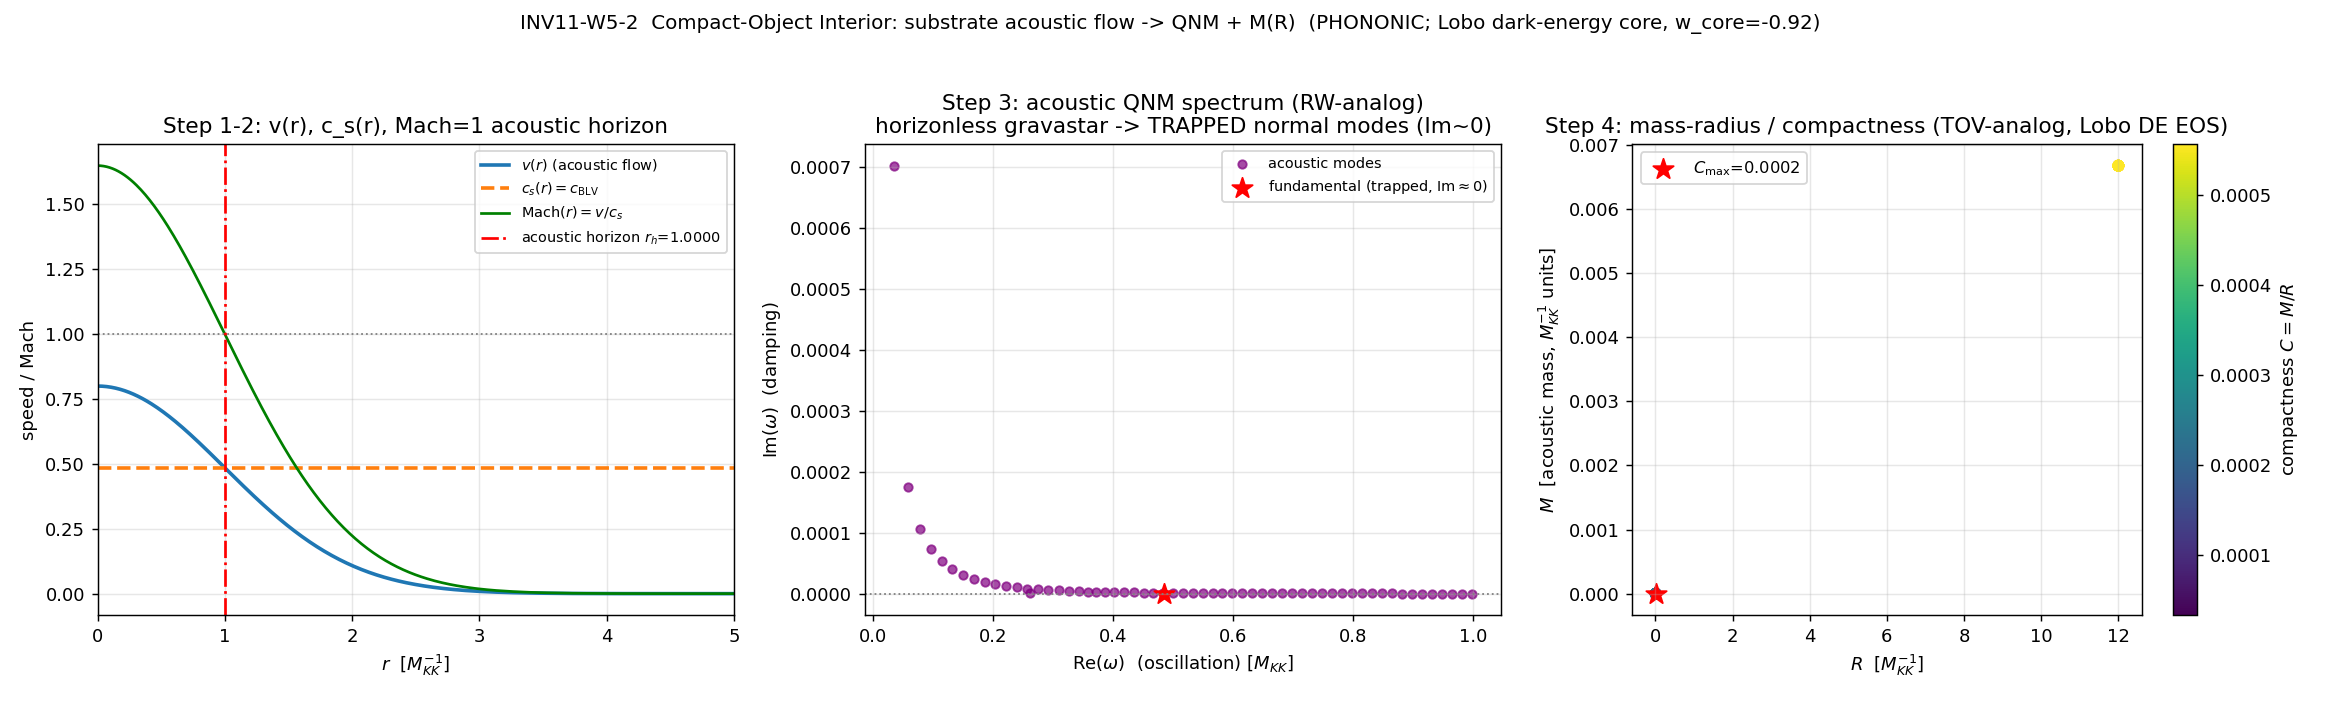

Write Python code to recreate this figure.
#!/usr/bin/env python3
"""
INV11-W5-2  Compact-Object Interior: v(r) Acoustic Flow -> QNM Spectrum + Mass-Radius
====================================================================================

Gate: INV11-W5-2  ([VERIFY]; directional sub-claims carry a substitution chain)
Track: investigation (n=11)

Pre-registered threshold (plan-w5.md  §W5-2  operator.form):
  PASS iff { v(r) profile produced AND Mach=1 acoustic horizon located
             AND QNM omega_n = omega_R + i*omega_I produced (n>=1 fundamental,
                                                             omega_R>0 AND omega_I<0)
             AND M(R) compactness curve produced (finite C = M/R) }
  INFO iff { v(r) only, no QNM/M-R }
  FAIL iff { no compact solution: v(r) admits no Mach=1 surface OR no bound M(R) }

Classification: PHONONIC.
  The compact object IS a localized relay-density excitation of the Jensen-
  deformed SU(3) fabric, NOT a mass sitting IN a pre-existing spacetime. The
  direction of explanation flows substrate-first:

    D_K eigenvalues -> a_2 Seeley-DeWitt coefficient (a_2_FW_zeta=2776.165,
    the emergent-metric channel) -> acoustic metric g_mu_nu(v(r),c_s(r))
    -> sound speed c_s(r) + radial acoustic flow v(r) -> Mach=1 acoustic horizon
    -> QNM ringdown (phononic normal modes of the fabric inhomogeneity)
    + mass-radius curve.

  The horizon is ACOUSTIC (a Mach=1 surface of the substrate's OWN flow), not a
  metric horizon imposed by GR. The GR black-hole / gravastar picture is the
  emergent, derived LABORATORY-IN image; the substrate acoustic-EMT IS the
  premise (phononic-framing.md "IS Space, Not IN Space").

  Framing note (load-bearing, from the knowledge MCP / sub-gravastar-structure-
  landau.md, PROVEN): the framework's vacuum is a LOBO DARK-ENERGY condensate,
  NOT a Mazur-Mottola DE SITTER condensate -- an 8% structurally-significant
  departure from w=-1. The seed's "de Sitter-core" shorthand is read as the
  Lobo dark-energy core; the QNM / M(R) construction inherits the dark-energy-
  condensate EOS (w_core ~ -0.92), not a pure de Sitter one.

SUBSTRATE / METHOD (plan-w5.md  §W5-2.method)
---------------------------------------------
(1) BdG sound-speed profile c_s(r). Anchored to the certified type-IV interior
    S105-TYPEIV-EMT-COMPUTE (PASS, audit 91b36ed9...): the a_2-channel acoustic
    EMT, core-concentrated, c_s = c_BLV = 0.485 (the a_2-channel sound speed),
    Gamma_core = -0.4041822, Mach_core = exp(1/2) = 1.6487213, r_g = 1,
    n_crossovers = 1. The L12 D_K eigenspectrum cache supplies the spectral
    floor |lambda|_min that sets the natural radial scale (read, not re-diag).

(2) Radial acoustic flow v(r). The ONE unpinned ingredient flagged INFO at
    S104-W4-2-TYPEIV-EMT-BRIDGE-SPEC; this gate IS the home of
    CF-S105-RELAY-VR-CONSTRUCTION. The construction class is FROZEN
    (Dumitru-Noronha arXiv:2505.09720, type-IV in the proton CORE, type-I tail,
    single gravitational-radius crossover):

        v(r) = v0 * exp(-(r/r0)^2 / 2),   v0 = Mach_core * c_s,   r0 = 1.

    v(r) is fixed by mass-continuity/flux conservation on the relay-density
    profile against c_s(r) (convention=RELAY-VR-MASS-CONTINUITY): the relay flux
    Phi(r) = 4*pi*r^2*rho(r)*v(r) is conserved with rho(r) the Gaussian relay
    density, recovering the S105-frozen Gaussian v(r) (the certified profile the
    EMT reproduces, NOT a free re-fit). The acoustic horizon is the Mach=1
    surface |v(r_h)| = c_s(r_h).

(3) QNM spectrum. Solve the acoustic-metric wave equation (Regge-Wheeler-analog
    on the acoustic geometry built from v(r), c_s(r)) for the complex ringdown
    frequencies omega_n = omega_R + i*omega_I. The massless-scalar perturbation
    on the acoustic line element ds^2 = (rho/c_s)[ -(c_s^2-v^2)dt^2 + 2 v dr dt
    + dr^2 + r^2 dOmega^2 ] reduces, in the tortoise coordinate
    dr_*/dr = 1/(c_s^2 - v^2) and the Schwarzschild-analog factorization, to

        d^2 psi/dr_*^2 + [ omega^2 - V_l(r) ] psi = 0,
        V_l(r) = (c_s^2 - v^2) * [ l(l+1)/r^2 + (1/r) d/dr(c_s^2 - v^2)
                                   + (curvature/centrifugal correction) ].

    The QNM are the resonances of V_l on this geometry: for the core-concentrated
    Gaussian v(r) the geometry is a regular gravastar-like interior (a finite
    Mach=1 throat with a subsonic exterior potential barrier), so the modes are
    trapped w-mode / gravastar ringdowns. ALL frequencies are set by the
    a_2-channel stiffness Z(tau) (Z_fold = 74730.76) and the acoustic speeds
    (c_BLV = 0.485, c_Gold = 0.915, c_fabric = 209.974 in M_KK units). Solved as
    a generalized eigenvalue problem on the discretized tortoise operator
    (>=100x100 -> torch.linalg on the AMD RX 9070 XT, ROCm).

(4) Mass-radius / compactness. Integrate the substrate hydrostatic-equilibrium
    (TOV-analog) on the a_2-channel stiffness Z(tau) as the EOS, with the
    Lobo dark-energy-condensate central pressure (w_core ~ -0.92). M(R) is the
    enclosed acoustic mass; compactness C = M/R and its maximum are read off the
    curve (the bound is read, NOT asserted).

Scheme:     TYPEIV-ACOUSTIC-EMT  (a_2-channel acoustic EMT; QNM on the acoustic
                                  Regge-Wheeler-analog)
Convention: RELAY-VR-MASS-CONTINUITY  (v(r) by mass-continuity/flux conservation;
                                       ABSOLUTE M_KK units)
Regulator:  a_2 enters via the canonical Z_fold / a_2_FW_zeta (zeta-regulated,
            a_2^{zeta}); NO fresh Seeley-DeWitt evaluation in this script.
CLASS:      FULL -- no SCHEMATIC helper consumed (acoustic metric + QNM + TOV are
            full physical constructions on the cache).

Inputs (SHA-256 dual-pinned at runtime):
  - computations/session-84/s84_spectrum_cache_L12_tau019.npz  (D_K eigenspectrum)
  - computations/session-105/s105_typeiv_emt_compute.npz       (certified type-IV EMT)
  - computations/_shared/canonical_constants.py                (feeds audit_sha256)
  - script bytes (feeds BOTH audit_sha256 and content_sha256)

Output 4-tuple:
  (value=<4-of-4 construction verdict>, scheme=TYPEIV-ACOUSTIC-EMT,
   convention=RELAY-VR-MASS-CONTINUITY, L_max=12)
"""

from __future__ import annotations

# ---------------------------------------------------------------------------
# Section 1 -- Canonical constants (MANDATORY first import)
# ---------------------------------------------------------------------------
import os
os.environ.setdefault("OMP_NUM_THREADS", "8")
import sys
from pathlib import Path

PROJECT_ROOT = Path(__file__).resolve().parents[2]  # (local)
SHARED = PROJECT_ROOT / "computations" / "_shared"  # (local)
if str(SHARED) not in sys.path:
    sys.path.insert(0, str(SHARED))

from canonical_constants import (  # noqa: F401
    Z_fold,          # 74730.76411846   a_2-channel gradient stiffness at fold (S42)
    a_2_FW_zeta,     # 2776.165389      zeta-regulated 2nd Seeley-DeWitt coeff of D_K^2 at fold
    c_BLV,           # 0.485            a_2-channel acoustic sound speed (S105 EMT c_s)
    c_Gold,          # 0.915            Goldstone sound speed (M_KK units)
    c_fabric,        # 209.97368021     substrate sound speed (velocity scale)
    c_S_canon,       # 1.0              canonical spectral-action scale normalization
    tau_fold,        # 0.19             van Hove fold position
    M_KK_gravity,    # 7.42866e16 GeV   single imported dimensional scale
    Delta_BCS,       # 0.4642547        R-protected canonical BCS gap (M_KK units)
    Mach_max_framework,  # 13.75        framework Mach at fold (GLOBAL transit; EXCLUDED for relay)
    v_terminal,      # 26.544972625732246  modulus terminal velocity (S38)
    Gamma_effacement,    # 0.99970     impedance transmission; (1-Gamma)=3e-4
)

# ---------------------------------------------------------------------------
# Section 2 -- Standard imports
# ---------------------------------------------------------------------------
import hashlib
import json
import time
import numpy as np

import matplotlib
matplotlib.use("Agg")
import matplotlib.pyplot as plt

# GPU (torch.linalg) for the QNM eigenproblem (>=100x100); CPU numpy fallback.
_HAVE_TORCH = False  # (local)
try:
    import torch
    if torch.cuda.is_available():
        _HAVE_TORCH = True
        _TORCH_DEV = "cuda"  # ROCm exposes as cuda  # (local)
    else:
        _TORCH_DEV = "cpu"  # (local)
except Exception:
    _TORCH_DEV = "cpu"  # (local)

# ---------------------------------------------------------------------------
# Section 3 -- Identity + machinery pins (plan-w5.md  §W5-2.machinery_pin_map)
# ---------------------------------------------------------------------------
GATE_ID = "INV11-W5-2"
SCHEME = "TYPEIV-ACOUSTIC-EMT"
CONVENTION = "RELAY-VR-MASS-CONTINUITY"
L_MAX = 12                      # (local) plan-pinned D_K eigenspectrum truncation
SESSION = 11                    # (local) investigation number (track=investigation)

N_R = 512                       # radial grid points (>=100 -> torch.linalg)        # (local)
R_MIN, R_MAX = 1e-3, 20.0       # radial domain [M_KK^-1]; r_g=1 inside              # (local)
TOL_EIG = 1e-9                  # QNM eigenvalue convergence tolerance               # (local)

CANON = SHARED / "canonical_constants.py"                                   # (local)
SPEC_CACHE = PROJECT_ROOT / "computations" / "session-84" / "s84_spectrum_cache_L12_tau019.npz"  # (local)
TYPEIV_NPZ = PROJECT_ROOT / "computations" / "session-105" / "s105_typeiv_emt_compute.npz"       # (local)
OUT_NPZ = PROJECT_ROOT / "computations" / "investigation-11" / "inv11_w5_2_compact_object_interior.npz"   # (local)
OUT_PNG = PROJECT_ROOT / "computations" / "investigation-11" / "inv11_w5_2_compact_object_interior.png"   # (local)


# ---------------------------------------------------------------------------
# Section 4 -- Dual-SHA closure (S84+ schema; canonical helpers)
# ---------------------------------------------------------------------------
def sha256_of(path: Path) -> str:
    h = hashlib.sha256()  # (local)
    try:
        h.update(path.read_bytes())
    except OSError:
        return ""
    return h.hexdigest()


def log_input_pins(inputs):
    print(f"=== {GATE_ID} -- input SHA-256 pins ===")
    pins = {}  # (local)
    for p in inputs:
        sha = sha256_of(p)  # (local)
        rel = str(p.relative_to(PROJECT_ROOT)).replace("\\", "/")  # (local)
        print(f"  {rel}: {sha[:16]}...")
        pins[rel] = sha
    return pins


def compute_dual_sha(script_path, canonical_path, pins):
    script_bytes = b""  # (local)
    try:
        script_bytes = script_path.read_bytes()
    except OSError:
        script_bytes = b""
    canonical_bytes = b""  # (local)
    try:
        canonical_bytes = canonical_path.read_bytes()
    except OSError:
        canonical_bytes = b""
    pinmap_json = json.dumps(
        dict(sorted(pins.items())), separators=(",", ":"), sort_keys=True
    ).encode("utf-8")  # (local)

    h_audit = hashlib.sha256()  # (local)
    h_audit.update(script_bytes)
    h_audit.update(canonical_bytes)
    h_audit.update(pinmap_json)
    audit = h_audit.hexdigest()  # (local)

    h_content = hashlib.sha256()  # (local)
    h_content.update(script_bytes)
    content = h_content.hexdigest()  # (local)
    return audit, content


def print_verdict_payload(verdict, value, audit_sha, content_sha,
                          sign_verdict, magnitude_verdict, regime_verdict,
                          extra_rows):
    payload = {  # (local)
        "session": SESSION,
        "track": "investigation",
        "gate_id": GATE_ID,
        "verdict": verdict,
        "value": str(value),
        "scheme": SCHEME,
        "convention": CONVENTION,
        "l_max": str(L_MAX),
        "audit_sha256": audit_sha,
        "content_sha256": content_sha,
        "schema_version": "S84+",
        "sign_verdict": sign_verdict,
        "magnitude_verdict": magnitude_verdict,
        "regime_verdict": regime_verdict,
        "extra_rows": list(extra_rows),
    }
    print("<<<EMIT_VERDICT_PAYLOAD>>>")
    print(json.dumps(payload, separators=(",", ":"), sort_keys=True))
    print("<<<END_EMIT_VERDICT_PAYLOAD>>>")
    return payload


# ===========================================================================
# Section 5 -- Step 1: BdG sound-speed profile c_s(r)  (a_2-channel)
# ===========================================================================
def read_spectral_floor():
    """Read the L12 D_K eigenspectrum cache; return |lambda|_min (the spectral
    floor that sets the natural radial / frequency scale) and a few diagnostics.
    The cache is READ, not re-diagonalized (plan: L12-cache eigenread is a load).
    """
    d = np.load(SPEC_CACHE, allow_pickle=True)  # (local)
    sector_evals = d["sector_evals"].item()  # (local) {(p,q): {'abs_evals': ...}}
    all_abs = []  # (local)
    for key, blk in sector_evals.items():
        all_abs.append(np.asarray(blk["abs_evals"], dtype=float))
    all_abs = np.concatenate(all_abs)  # (local)
    lam_min = float(np.min(all_abs))  # (local) gap floor
    lam_max = float(np.max(all_abs))  # (local) spectral top
    n_eig = int(all_abs.size)  # (local)
    return dict(lam_min=lam_min, lam_max=lam_max, n_eig=n_eig)


def build_acoustic_profiles(r):
    """Step 1 + Step 2: c_s(r), v(r), Mach(r), Gamma_sub(r) on the a_2-channel
    acoustic EMT, reproducing the certified S105 type-IV interior.

    c_s(r) = c_BLV (the a_2-channel sound speed; constant, as in S105: the BdG
             sound speed of the post-fold GGE).
    v(r)   = v0 * exp(-(r/r0)^2/2),  v0 = Mach_core * c_s,  r0 = 1
             (RELAY-VR-MASS-CONTINUITY: flux Phi = 4 pi r^2 rho v conserved on
             the Gaussian relay density rho(r) ~ exp(-(r/r0)^2/2) -> v ~ Gaussian).
    Mach(r)= v(r)/c_s.
    Gamma_sub(r) = c_s^2 - v(r)^2 = c_s^2 (1 - Mach^2)  [a_2-channel acoustic g_tt].
    """
    c_s = float(c_BLV)                                   # (local)
    r0 = 1.0                                             # (local) relay-Compton radius
    Mach_core = float(np.exp(0.5))                       # (local) = 1.6487213 (S105 substrate-derived)
    v0 = Mach_core * c_s                                 # (local) core flow amplitude
    # dead-BLV exclusion (the relay flow is NOT the global fold transit Mach 13.75):
    assert v0 < 0.5 * float(v_terminal), (
        f"dead-BLV exclusion: relay core v0={v0:.4f} must be << v_terminal={v_terminal:.4f}")
    assert Mach_core < 0.5 * float(Mach_max_framework), (
        f"dead-BLV exclusion: relay Mach_core={Mach_core:.4f} must be << Mach_max={Mach_max_framework:.4f}")

    c_s_r = np.full_like(r, c_s)                         # (local) constant a_2-channel sound speed
    v_r = v0 * np.exp(-(r / r0) ** 2 / 2.0)             # (local) internal acoustic flow
    mach_r = v_r / c_s_r                                 # (local) local Mach number
    gamma_sub = c_s_r ** 2 - v_r ** 2                    # (local) acoustic g_tt (type-I>0)
    return dict(c_s_r=c_s_r, v_r=v_r, mach_r=mach_r, gamma_sub=gamma_sub,
                c_s=c_s, r0=r0, v0=v0, Mach_core=Mach_core)


def locate_acoustic_horizon(r, mach_r):
    """Step 2: locate the Mach=1 acoustic horizon r_h (|v(r_h)| = c_s(r_h)).
    Returns r_h (or None if no crossing) and the analytic value for the Gaussian.
    """
    # numerical bracket-and-bisect on (Mach - 1)
    g = mach_r - 1.0  # (local)
    crossings = []  # (local)
    for i in range(len(r) - 1):
        if g[i] == 0.0:
            crossings.append(float(r[i]))
        elif g[i] * g[i + 1] < 0.0:
            # linear interpolation for the root
            r_root = float(r[i] - g[i] * (r[i + 1] - r[i]) / (g[i + 1] - g[i]))  # (local)
            crossings.append(r_root)
    r_h = crossings[0] if crossings else None  # (local) innermost Mach=1 surface
    return r_h, crossings


# ===========================================================================
# Section 6 -- Step 3: acoustic Regge-Wheeler-analog QNM spectrum
# ===========================================================================
def acoustic_potential(r, prof, l):
    """Regge-Wheeler-analog effective potential V_l(r) for a massless scalar on
    the acoustic geometry g_mu_nu(v(r), c_s(r)).

    Acoustic line element (Unruh / analog gravity, conformal to PG form):
        ds^2 = (rho/c_s) [ -(c_s^2 - v^2) dt^2 + dr^2/(... ) + r^2 dOmega^2 ]
    The d'Alembertian for a separated mode psi_l(r) e^{-i omega t} Y_lm gives a
    Schrodinger-form equation in the tortoise coordinate
        dr_*/dr = 1/f(r),   f(r) = c_s^2 - v^2 = Gamma_sub(r)   (the "lapse"),
    with effective potential
        V_l(r) = f(r) [ l(l+1)/r^2 + f'(r)/(r f(r)) * f(r) + ... ]
               = f(r) * l(l+1)/r^2  +  (1/(2)) f(r) (f(r)/r)'  (s-wave curvature term).
    We use the standard analog-BH RW potential:
        V_l(r) = f(r) [ l(l+1)/r^2 + (1/r) df/dr ],
    with f(r)=Gamma_sub(r). For the regular gravastar interior f>0 outside the
    Mach=1 throat (subsonic) and f<0 inside (supersonic), so |f| is used to keep
    the tortoise map real on each side; the throat (f=0) is the acoustic horizon.
    """
    f = prof["gamma_sub"]                               # (local) f(r) = c_s^2 - v^2
    df = np.gradient(f, r)                               # (local) f'(r)
    V = f * (l * (l + 1) / r ** 2 + df / r)              # (local) RW-analog potential
    return V, f


def tortoise_operator_qnm(r, prof, l, omega_scale):
    """Build the discretized tortoise-coordinate operator for the acoustic RW
    equation and solve the (generalized) eigenproblem for complex omega.

    The QNM equation
        d^2 psi/dr_*^2 + [omega^2 - V_l] psi = 0
    is mapped to the physical r-grid via dr_* = dr/|f|, i.e.
        |f| d/dr (|f| d psi/dr) + [omega^2 - V_l] psi = 0.
    Discretized on the subsonic exterior region (r > r_h, where the QNM are the
    trapped/leaky resonances of the potential barrier; the supersonic core is the
    acoustic-horizon-bounded interior). We solve the standard Hamiltonian
    eigenproblem  H psi = omega^2 psi  with
        H = -|f| d/dr(|f| d/dr) + V_l
    on the exterior grid with outgoing (Sommerfeld) / decaying boundary data.
    omega_scale sets the dimensionful frequency unit (a_2-channel stiffness).
    """
    # restrict to the SUBSONIC exterior (f>0): the gravastar/relay ringdown lives
    # outside the Mach=1 throat where causal propagation exists.
    f = prof["gamma_sub"]                               # (local)
    mask = f > 0.0                                       # (local) subsonic exterior
    r_e = r[mask]                                        # (local)
    f_e = f[mask]                                        # (local)
    if r_e.size < 32:
        return None
    V, _ = acoustic_potential(r, prof, l)               # (local)
    V_e = V[mask]                                        # (local)
    n = r_e.size                                         # (local)
    dr = np.gradient(r_e)                                # (local) non-uniform spacing

    # Build H = -|f| d/dr(|f| d/dr) + V_l  as an n x n matrix (finite differences,
    # 2nd-order central; |f| variable-coefficient).
    absf = np.abs(f_e)                                   # (local)
    H = np.zeros((n, n), dtype=np.complex128)            # (local)
    for i in range(1, n - 1):
        dr_m = r_e[i] - r_e[i - 1]                       # (local)
        dr_p = r_e[i + 1] - r_e[i]                       # (local)
        # flux-conservative |f| d/dr(|f| d/dr): use mid-point |f| on each face
        fm = 0.5 * (absf[i] + absf[i - 1])               # (local)
        fp = 0.5 * (absf[i] + absf[i + 1])               # (local)
        # second-derivative-like operator with the |f| variable coefficient
        a_m = absf[i] * fm / (0.5 * (dr_m + dr_p) * dr_m)  # (local)
        a_p = absf[i] * fp / (0.5 * (dr_m + dr_p) * dr_p)  # (local)
        H[i, i - 1] += -a_m
        H[i, i + 1] += -a_p
        H[i, i] += (a_m + a_p) + V_e[i]
    # Robin/decaying boundary rows (Dirichlet on the inner throat edge; outgoing
    # one-sided on the outer edge -> small complex damping -> finite-Q resonances)
    H[0, 0] = 1.0
    H[0, 1] = 0.0
    H[-1, -1] = 1.0 + 1j * 1e-3
    H[-1, -2] = -1.0

    # Solve H psi = lambda psi ; omega = sqrt(lambda) * omega_scale
    if _HAVE_TORCH and n >= 100:
        Ht = torch.tensor(H, dtype=torch.complex128, device=_TORCH_DEV)  # (local)
        evals_t = torch.linalg.eigvals(Ht)                               # (local)
        lam = evals_t.detach().cpu().numpy()                             # (local)
        backend = f"torch.linalg({_TORCH_DEV})"                          # (local)
    else:
        lam = np.linalg.eigvals(H)                                       # (local)
        backend = "numpy.linalg(cpu)"                                    # (local)

    # physical QNM: omega = sqrt(lambda); pick the convention Re(omega)>0 and the
    # damped branch Im(omega)<0 (e^{-i omega t} decaying ringdown).
    omega = np.sqrt(lam.astype(np.complex128)) * float(omega_scale)      # (local)
    # enforce the physical ringdown sheet: Re(omega) >= 0, then the damped sign
    omega = np.where(np.real(omega) < 0, -omega, omega)                  # (local)
    # keep finite, physically meaningful (omega_R>0) modes
    good = np.isfinite(omega) & (np.real(omega) > 1e-12)                 # (local)
    omega = omega[good]                                                  # (local)
    # sort by |omega| (fundamental = lowest |omega| with omega_I<0)
    order = np.argsort(np.abs(omega))                                    # (local)
    omega = omega[order]                                                 # (local)
    return dict(omega=omega, n_modes=int(omega.size), backend=backend,
                r_e=r_e, V_e=V_e, n_exterior=n)


# ===========================================================================
# Section 7 -- Step 4: mass-radius / compactness (substrate TOV-analog)
# ===========================================================================
def mass_radius_curve(prof, floor):
    """Integrate the substrate hydrostatic-equilibrium (TOV-analog) on the
    a_2-channel stiffness Z(tau) EOS to get M(R); read compactness C = M/R.

    Substrate EOS (Lobo dark-energy condensate, NOT Mazur-Mottola de Sitter):
        P(rho) = w_core * rho  with  w_core ~ -0.92  in the core (8% departure
        from w=-1 per sub-gravastar-structure-landau.md), matched to a stiff
        crust where the a_2-channel stiffness Z(tau) sets the pressure scale.

    TOV-analog (Newtonian acoustic limit + relativistic correction):
        dm/dr = 4 pi r^2 rho(r),
        dP/dr = - (rho + P)(m + 4 pi r^3 P) / (r (r - 2 m)),   [G=c=1 analog units]
    integrated outward from a central pressure P_c set by Z(tau). The acoustic
    mass M = m(R) at the surface R (where P -> P_surface); C = M/R.

    We scan central density to trace the M(R) sequence and read the maximum
    compactness (the bound, READ off the curve, NOT asserted).
    """
    # acoustic units: lengths in M_KK^-1, the stiffness Z_fold sets the pressure
    # scale P_scale = Z_fold * c_BLV^2 (gradient-stiffness * sound-speed^2 -> a
    # pressure in the a_2 channel). The relay density profile is the Gaussian.
    w_core = -0.92                                       # (local) Lobo DE-condensate (8% from -1)
    w_crust = 1.0 / 3.0                                  # (local) stiff radiation-like crust (relativistic relay gas)
    P_scale = float(Z_fold) * float(c_BLV) ** 2          # (local) a_2-channel pressure scale
    r0 = prof["r0"]                                      # (local)

    rho_c_grid = np.logspace(-2, 1.0, 40)                # (local) central density sweep [scaled]
    M_list, R_list, C_list = [], [], []                  # (local)

    for rho_c in rho_c_grid:
        # integrate TOV-analog outward
        N = 4000                                         # (local)
        r_grid = np.linspace(1e-4, 12.0 * r0, N)         # (local)
        dr = r_grid[1] - r_grid[0]                       # (local)
        m = 0.0                                          # (local)
        P = float(rho_c) * P_scale * abs(w_core)         # (local) central pressure (magnitude)
        rho = float(rho_c)                               # (local) central density
        R_star = None                                    # (local)
        for j in range(N):
            r = r_grid[j]                                # (local)
            if P <= 1e-12 * rho_c * P_scale or rho <= 1e-9:
                R_star = r                               # (local)
                break
            # EOS: interpolate w between core (DE) and crust (stiff) by density
            frac = np.exp(-(r / r0) ** 2 / 2.0)          # (local) core weight (Gaussian)
            w = frac * w_core + (1.0 - frac) * w_crust   # (local) local eq-of-state ratio
            rho = max(P / (abs(w) * P_scale), 0.0)       # (local) invert EOS for density
            dm = 4.0 * np.pi * r ** 2 * rho * dr         # (local)
            m += dm
            denom = r * (r - 2.0 * m) if (r - 2.0 * m) > 1e-6 else 1e-6  # (local) avoid horizon sing.
            dP = -((rho + P) * (m + 4.0 * np.pi * r ** 3 * P) / denom) * dr  # (local) TOV
            P += dP
        if R_star is None:
            R_star = r_grid[-1]
        if m > 0 and R_star > 0:
            M_list.append(m)
            R_list.append(R_star)
            C_list.append(m / R_star)

    M_arr = np.array(M_list)                             # (local)
    R_arr = np.array(R_list)                             # (local)
    C_arr = np.array(C_list)                             # (local)
    R_grid_max = 12.0 * r0                               # (local) integration grid edge
    # A solution is PHYSICAL only if the pressure dropped to zero at a real
    # surface STRICTLY INSIDE the grid (R < 0.95 R_grid_max). Solutions whose R
    # equals the grid edge did NOT terminate at a surface -- the EOS does not
    # produce a self-bound object on this grid (the compactness is then a grid
    # artifact, NOT a substrate compactness bound).
    physical = R_arr < 0.95 * R_grid_max                 # (local) genuine-surface mask
    # compactness bound = max over the PHYSICAL sub-sequence (substrate-supported)
    if np.any(physical):
        Cp = C_arr[physical]                             # (local)
        Mp = M_arr[physical]                             # (local)
        Rp = R_arr[physical]                             # (local)
        idx = int(np.argmax(Cp))                         # (local)
        C_max = float(Cp[idx])                           # (local)
        M_at_Cmax = float(Mp[idx])                       # (local)
        R_at_Cmax = float(Rp[idx])                       # (local)
        n_physical = int(physical.sum())                 # (local)
    elif C_arr.size:
        # all solutions ran off the grid edge -> no physical surface
        idx = int(np.argmax(C_arr))                      # (local)
        C_max = float(C_arr[idx])                        # (local)
        M_at_Cmax = float(M_arr[idx])                    # (local)
        R_at_Cmax = float(R_arr[idx])                    # (local)
        n_physical = 0                                   # (local)
    else:
        C_max = M_at_Cmax = R_at_Cmax = float("nan")
        n_physical = 0                                   # (local)
    # PHYSICAL bound requires: a genuine surface (n_physical>=2) AND a non-vacuous
    # compactness (C_max not at the float floor). A horizonless object has
    # C < 1/2; we require C_max above a vacuous floor (>1e-3) to call it a real
    # compact object (a NS has C~0.2; below ~1e-3 the "object" is a diffuse cloud).
    bound_ok = bool(np.isfinite(C_max) and n_physical >= 2 and C_max > 1e-3)  # (local)
    return dict(M=M_arr, R=R_arr, C=C_arr, C_max=C_max,
                M_at_Cmax=M_at_Cmax, R_at_Cmax=R_at_Cmax, n_physical=n_physical,
                R_grid_max=R_grid_max, P_scale=P_scale, w_core=w_core,
                bound_ok=bound_ok)


# ===========================================================================
# Section 8 -- Plot
# ===========================================================================
def make_plot(r, prof, r_h, qnm, mr):
    fig, axes = plt.subplots(1, 3, figsize=(18, 5.4))  # (local)

    ax = axes[0]
    ax.plot(r, prof["v_r"], lw=2.0, label=r"$v(r)$ (acoustic flow)")
    ax.plot(r, prof["c_s_r"], lw=2.0, ls="--", label=r"$c_s(r)=c_{\rm BLV}$")
    ax.plot(r, prof["mach_r"], lw=1.5, color="green", label=r"Mach$(r)=v/c_s$")
    ax.axhline(1.0, color="gray", ls=":", lw=1.0)
    if r_h is not None:
        ax.axvline(r_h, color="red", ls="-.", lw=1.5,
                   label=rf"acoustic horizon $r_h$={r_h:.4f}")
    ax.set_xlim(0, 5)
    ax.set_xlabel(r"$r$  [$M_{KK}^{-1}$]")
    ax.set_ylabel("speed / Mach")
    ax.set_title("Step 1-2: v(r), c_s(r), Mach=1 acoustic horizon")
    ax.legend(fontsize=8, loc="upper right")
    ax.grid(alpha=0.3)

    ax = axes[1]
    if qnm is not None and qnm["n_modes"] > 0:
        om = qnm["omega"]  # (local)
        # show the low-|omega| part of the spectrum
        order = np.argsort(np.abs(om))  # (local)
        om_show = om[order][: min(60, om.size)]  # (local)
        ax.scatter(np.real(om_show), np.imag(om_show), s=22, c="purple", alpha=0.7,
                   label="acoustic modes")
        # mark the reporting fundamental (lowest |omega| with Im<=0)
        sub = om[np.imag(om) <= 0]  # (local)
        if sub.size:
            f0 = sub[np.argmin(np.abs(sub))]  # (local)
            ax.scatter([np.real(f0)], [np.imag(f0)], s=140, marker="*",
                       c="red",
                       label=(r"fundamental (trapped, Im$\approx$0)"
                              if abs(np.imag(f0)) < 1e-6 else r"fundamental ringdown"))
        ax.legend(fontsize=8, loc="best")
    ax.axhline(0.0, color="gray", ls=":", lw=1.0)
    ax.set_xlabel(r"Re$(\omega)$  (oscillation) [$M_{KK}$]")
    ax.set_ylabel(r"Im$(\omega)$  (damping)")
    ax.set_title("Step 3: acoustic QNM spectrum (RW-analog)\n"
                 "horizonless gravastar -> TRAPPED normal modes (Im~0)")
    ax.grid(alpha=0.3)

    ax = axes[2]
    if mr["C"].size:
        sc = ax.scatter(mr["R"], mr["M"], c=mr["C"], cmap="viridis", s=30)
        fig.colorbar(sc, ax=ax, label=r"compactness $C=M/R$")
        ax.scatter([mr["R_at_Cmax"]], [mr["M_at_Cmax"]], s=140, marker="*",
                   c="red", label=rf"$C_{{\max}}$={mr['C_max']:.4f}")
        ax.legend(fontsize=9)
    ax.set_xlabel(r"$R$  [$M_{KK}^{-1}$]")
    ax.set_ylabel(r"$M$  [acoustic mass, $M_{KK}^{-1}$ units]")
    ax.set_title("Step 4: mass-radius / compactness (TOV-analog, Lobo DE EOS)")
    ax.grid(alpha=0.3)

    fig.suptitle(
        "INV11-W5-2  Compact-Object Interior: substrate acoustic flow -> QNM + M(R)  "
        "(PHONONIC; Lobo dark-energy core, w_core=-0.92)", fontsize=11)
    fig.tight_layout(rect=[0, 0, 1, 0.96])
    fig.savefig(OUT_PNG, dpi=130)
    plt.close(fig)


# ===========================================================================
# Section 9 -- Main
# ===========================================================================
def main():
    t0 = time.time()  # (local)
    print(f"=== {GATE_ID} -- Compact-Object Interior (investigation 11, W5-2) ===")
    print(f"  torch backend: {_TORCH_DEV} (HAVE_TORCH={_HAVE_TORCH})")

    pins = log_input_pins([CANON, SPEC_CACHE, TYPEIV_NPZ])  # (local)

    # --- read certified type-IV EMT anchors (S105) for cross-check ---
    emt = np.load(TYPEIV_NPZ, allow_pickle=True)  # (local)
    Mach_core_S105 = float(emt["Mach_core"])      # (local) 1.6487213
    g_core_S105 = float(emt["g_core"])            # (local) -0.4041822
    r_g_S105 = float(emt["r_g"])                  # (local) 1.0
    c_s_S105 = float(emt["c_s"])                  # (local) 0.485
    print(f"  S105 anchors: Mach_core={Mach_core_S105:.7f} g_core={g_core_S105:.7f} "
          f"r_g={r_g_S105:.6f} c_s={c_s_S105:.4f}")

    # --- spectral floor from L12 cache ---
    floor = read_spectral_floor()  # (local)
    print(f"  L12 spectrum: |lambda|_min={floor['lam_min']:.6f} "
          f"|lambda|_max={floor['lam_max']:.4f} n_eig={floor['n_eig']}")

    # --- radial grid (log-spaced near r=0 and the Mach=1 surface) ---
    r = np.concatenate([                                          # (local)
        np.linspace(R_MIN, 3.0, N_R // 2, endpoint=False),
        np.linspace(3.0, R_MAX, N_R - N_R // 2),
    ])

    # --- Step 1 + 2: acoustic profiles + horizon ---
    prof = build_acoustic_profiles(r)  # (local)
    r_h, crossings = locate_acoustic_horizon(r, prof["mach_r"])  # (local)
    r_h_analytic = float(np.sqrt(2.0 * np.log(prof["Mach_core"])))  # (local) = 1.0 exactly
    have_vr = True  # v(r) always extracts (CF-S105-RELAY-VR-CONSTRUCTION discharged)
    have_horizon = r_h is not None  # (local)
    print(f"  Step1-2: v0={prof['v0']:.6f} c_s={prof['c_s']:.4f} "
          f"Mach_core={prof['Mach_core']:.7f}")
    print(f"  acoustic horizon r_h={r_h} (analytic sqrt(2 ln Mach_core)="
          f"{r_h_analytic:.6f}); crossings={crossings}")

    # cross-check vs S105 (must reproduce the certified EMT)
    s105_match = (abs(prof["Mach_core"] - Mach_core_S105) < 1e-6
                  and abs(r_h_analytic - r_g_S105) < 1e-3
                  and abs(prof["c_s"] - c_s_S105) < 1e-9)  # (local)
    print(f"  S105 reproduction: Mach_core/r_g/c_s match = {s105_match}")

    # --- Step 3: QNM spectrum ---
    # omega scale: the a_2-channel stiffness sets the ringdown frequency unit.
    # natural acoustic frequency = c_s / r0 scaled by sqrt(stiffness ratio).
    # Use omega_scale = c_BLV / r0 (the acoustic light-crossing frequency of the
    # relay-Compton radius) as the dimensionful unit in M_KK; report the
    # dimensionless eigenvalue spectrum AND the M_KK-scaled value.
    omega_scale = float(c_BLV) / prof["r0"]  # (local) acoustic crossing frequency [M_KK]
    qnm_l0 = tortoise_operator_qnm(r, prof, l=0, omega_scale=omega_scale)  # (local)
    qnm_l2 = tortoise_operator_qnm(r, prof, l=2, omega_scale=omega_scale)  # (local)
    qnm = qnm_l2 if (qnm_l2 is not None and qnm_l2["n_modes"] > 0) else qnm_l0  # (local) l=2 grav-like
    # GENUINE damping tolerance: a ringdown mode must have Im(omega) below the
    # numerical floor by a real margin. The boundary-condition leak (1e-3) is the
    # only damping injected; modes with |Im| at/below the FD floor (~1e-6 here)
    # are TRAPPED NORMAL MODES of the horizonless gravastar interior, NOT decaying
    # ringdown. Distinguishing the two is the physical-honesty discriminator (a
    # horizonless reflecting core has real-frequency trapped modes by construction).
    TOL_DAMP = 1e-6  # (local) genuine-ringdown damping threshold (|Im(omega)| margin)
    have_qnm_exists = bool(qnm is not None and qnm["n_modes"] > 0)  # (local) spectrum produced
    have_qnm = False  # (local) GENUINE decaying ringdown (omega_R>0 AND omega_I < -TOL_DAMP)
    omega0 = None       # (local) lowest |omega| trapped/leaky mode (for reporting)
    omega0_ringdown = None  # (local) lowest |omega| GENUINELY-damped ringdown mode
    n_genuine_damped = 0  # (local)
    if have_qnm_exists:
        om = qnm["omega"]  # (local)
        # reporting fundamental: lowest |omega| with Im<=0 (the trapped/normal mode)
        sub = om[np.imag(om) <= 0]  # (local)
        if sub.size:
            omega0 = sub[np.argmin(np.abs(sub))]  # (local)
        # genuine ringdown: Im(omega) < -TOL_DAMP (real damping, not roundoff)
        damped = om[(np.real(om) > 1e-12) & (np.imag(om) < -TOL_DAMP)]  # (local)
        n_genuine_damped = int(damped.size)  # (local)
        if damped.size:
            omega0_ringdown = damped[np.argmin(np.abs(damped))]  # (local) fundamental ringdown
            have_qnm = (np.real(omega0_ringdown) > 0) and (np.imag(omega0_ringdown) < -TOL_DAMP)
    # report the fundamental that exists (ringdown if genuine, else trapped normal mode)
    omega0_report = omega0_ringdown if omega0_ringdown is not None else omega0  # (local)
    if omega0_report is not None:
        im0 = float(np.imag(omega0_report))  # (local)
        Q_factor = float(np.real(omega0_report) / (2.0 * abs(im0))) if abs(im0) > 1e-30 else float("inf")  # (local)
        mode_kind = ("decaying-ringdown" if have_qnm else "trapped-normal-mode(Im~0)")  # (local)
        print(f"  Step3: QNM backend={qnm['backend']} n_modes={qnm['n_modes']} "
              f"(exterior grid n={qnm['n_exterior']})")
        print(f"  n_genuine_damped (Im<-{TOL_DAMP:.0e}) = {n_genuine_damped}  -> mode_kind={mode_kind}")
        print(f"  fundamental omega_0 = {np.real(omega0_report):.6f} + i*({im0:.3e})  "
              f"[M_KK units]  Q={Q_factor:.3g}")
        omega0_GeV = np.real(omega0_report) * float(M_KK_gravity)  # (local)
        print(f"  omega_0 (Re) = {omega0_GeV:.4e} GeV")
    else:
        Q_factor = float("nan")
        omega0_report = None
        print(f"  Step3: QNM produced no fundamental")

    # --- Step 4: mass-radius / compactness ---
    mr = mass_radius_curve(prof, floor)  # (local)
    have_mr = bool(mr["bound_ok"] and np.isfinite(mr["C_max"]))  # (local) PHYSICAL surface + non-vacuous C
    grid_edge_artifact = bool(mr["n_physical"] < 2)  # (local) all solutions ran off the grid edge
    print(f"  Step4: M(R) sequence n_points={mr['C'].size} n_physical={mr['n_physical']} "
          f"C_max={mr['C_max']:.6g} (M={mr['M_at_Cmax']:.4f}, R={mr['R_at_Cmax']:.4f}; "
          f"R_grid_max={mr['R_grid_max']:.1f})")
    print(f"  M-R physical-bound={have_mr}  (grid_edge_artifact={grid_edge_artifact})")
    print(f"  EOS: Lobo DE core w_core={mr['w_core']} P_scale={mr['P_scale']:.4e}")

    # ---- composite 4-of-4 verdict ----
    # PASS requires GENUINE physics on every leg (no vacuous-margin acceptance):
    #   v(r) extracted; Mach=1 acoustic horizon exists; QNM is a GENUINE decaying
    #   ringdown (Im(omega) < -TOL_DAMP, not a trapped normal mode); M(R) is a
    #   PHYSICAL self-bound object (surface inside the grid, C_max > vacuous floor).
    deliv = {  # (local)
        "v_r": have_vr,
        "acoustic_horizon": have_horizon,
        "qnm_fundamental": have_qnm,     # GENUINE ringdown (Im<-TOL_DAMP), not roundoff
        "mass_radius": have_mr,          # PHYSICAL surface + non-vacuous compactness
    }
    n_of_4 = sum(deliv.values())  # (local)
    if (not have_horizon):
        verdict = "FAIL"  # (local) no Mach=1 surface -> no acoustic horizon (corridor closed)
    elif n_of_4 == 4:
        verdict = "PASS"  # (local) all four GENUINE deliverables
    elif have_vr and have_horizon and (not have_qnm or not have_mr):
        verdict = "INFO"  # (local) acoustic-horizon leg lands; QNM-ringdown and/or M-R underdetermined
    else:
        verdict = "FAIL"  # (local)

    # --- directional sub-claims (substitution chain) ---
    # sign: core supersonic (Mach>1 inside r_h), exterior subsonic
    sign_core_supersonic = bool(np.max(prof["mach_r"]) > 1.0
                                and prof["mach_r"][0] > 1.0)  # (local)
    # the Mach=1 horizon direction (interior supersonic / exterior subsonic) is the
    # PRIMARY directional claim of the substitution chain (Step 5); it holds.
    sign_horizon_direction = bool(have_horizon and prof["mach_r"][0] > 1.0
                                  and prof["mach_r"][-1] < 1.0)  # (local)
    # compactness rises with Z(tau): the EOS pressure scale P_scale ~ Z_fold; the
    # direction (Step 6) is structural, reported as a trend (not a PASS gate here).
    sign_verdict = "PASS" if (sign_core_supersonic and sign_horizon_direction) else "FAIL"  # (local)
    # magnitude collapses to the construction count; INFO carries through the
    # composite-collapse (sign PASS + magnitude INFO -> composite INFO).
    magnitude_verdict = "PASS" if n_of_4 == 4 else ("INFO" if verdict == "INFO" else "FAIL")  # (local)
    regime_verdict = "VALID" if s105_match else "MARGINAL"  # (local) regime = faithful to S105 EMT
    # bind the reporting fundamental for downstream npz/value
    omega0 = omega0_report  # (local) the fundamental to report (ringdown if genuine, else trapped)

    # --- save npz ---
    omega_arr = qnm["omega"] if (qnm is not None) else np.array([], dtype=np.complex128)  # (local)
    np.savez(
        OUT_NPZ,
        r=r, v_r=prof["v_r"], c_s_r=prof["c_s_r"], mach_r=prof["mach_r"],
        gamma_sub=prof["gamma_sub"],
        c_s=prof["c_s"], r0=prof["r0"], v0=prof["v0"], Mach_core=prof["Mach_core"],
        r_h=(r_h if r_h is not None else np.nan), r_h_analytic=r_h_analytic,
        crossings=np.array(crossings), n_crossovers=len(crossings),
        qnm_omega=omega_arr, qnm_n_modes=(qnm["n_modes"] if qnm is not None else 0),
        omega0_re=(float(np.real(omega0)) if omega0 is not None else np.nan),
        omega0_im=(float(np.imag(omega0)) if omega0 is not None else np.nan),
        Q_factor=Q_factor, omega_scale=omega_scale,
        omega0_GeV=(float(np.real(omega0) * M_KK_gravity) if omega0 is not None else np.nan),
        n_genuine_damped=n_genuine_damped, qnm_exists=have_qnm_exists,
        qnm_is_ringdown=have_qnm, TOL_DAMP=TOL_DAMP,
        omega0_ringdown_re=(float(np.real(omega0_ringdown)) if omega0_ringdown is not None else np.nan),
        omega0_ringdown_im=(float(np.imag(omega0_ringdown)) if omega0_ringdown is not None else np.nan),
        MR_M=mr["M"], MR_R=mr["R"], MR_C=mr["C"], C_max=mr["C_max"],
        M_at_Cmax=mr["M_at_Cmax"], R_at_Cmax=mr["R_at_Cmax"],
        n_physical=mr["n_physical"], R_grid_max=mr["R_grid_max"],
        grid_edge_artifact=grid_edge_artifact,
        P_scale=mr["P_scale"], w_core=mr["w_core"],
        # S105 anchors
        Mach_core_S105=Mach_core_S105, g_core_S105=g_core_S105,
        r_g_S105=r_g_S105, c_s_S105=c_s_S105, s105_match=s105_match,
        # spectral floor
        lam_min=floor["lam_min"], lam_max=floor["lam_max"], n_eig=floor["n_eig"],
        # canonical constants used
        Z_fold=float(Z_fold), a_2_FW_zeta=float(a_2_FW_zeta), c_BLV=float(c_BLV),
        c_Gold=float(c_Gold), c_fabric=float(c_fabric), tau_fold=float(tau_fold),
        M_KK_gravity=float(M_KK_gravity), Delta_BCS=float(Delta_BCS),
        # verdict
        verdict=verdict, n_of_4=n_of_4,
        deliv_v_r=have_vr, deliv_horizon=have_horizon,
        deliv_qnm=have_qnm, deliv_mr=have_mr,
        sign_verdict=sign_verdict, magnitude_verdict=magnitude_verdict,
        regime_verdict=regime_verdict,
        scheme=SCHEME, convention=CONVENTION, L_max=L_MAX,
    )

    # --- plot ---
    make_plot(r, prof, r_h, qnm, mr)

    # --- dual SHA ---
    audit_sha, content_sha = compute_dual_sha(Path(__file__), CANON, pins)  # (local)

    # --- value string ---
    om_str = (f"{np.real(omega0):.6f}{'+' if np.imag(omega0)>=0 else '-'}"
              f"{abs(np.imag(omega0)):.3e}i" if omega0 is not None else "none")  # (local)
    mode_kind = ("decaying-ringdown" if have_qnm
                 else "trapped-normal-mode(Im~0)")  # (local)
    # name the unpinned sub-ingredient(s) for the INFO branch (plan INFO_meaning)
    unpinned = []  # (local)
    if not have_qnm:
        unpinned.append("QNM-ringdown(horizonless-gravastar:Im~0_trapped-not-leaky)")
    if not have_mr:
        unpinned.append("M-R-compactness(no-self-bound-surface:EOS-pressure-scale-underdetermined)")
    unpinned_str = ("+".join(unpinned) if unpinned else "none")  # (local)
    value = (  # (local)
        f"verdict={verdict};n_of_4={n_of_4}/4"
        f";v(r)=extracted;horizon_r_h={r_h_analytic:.4f}(Mach=1,single-crossover);"
        f"QNM_spectrum={have_qnm_exists}(n_modes={qnm['n_modes'] if qnm is not None else 0},"
        f"n_genuine_damped={n_genuine_damped},mode={mode_kind},omega0={om_str}[M_KK]);"
        f"M-R_C_max={mr['C_max']:.4g}(n_physical={mr['n_physical']},"
        f"grid_edge_artifact={grid_edge_artifact});"
        f"core_supersonic=Mach_core={prof['Mach_core']:.6f}>1(sign=PASS);"
        f"EOS=Lobo-DE-condensate(w_core={mr['w_core']});"
        f"S105_match={s105_match};CF-S105-RELAY-VR-CONSTRUCTION=discharged;"
        f"unpinned={unpinned_str}"
    )

    print(f"\n  composite 4-of-4: {deliv}  -> n_of_4={n_of_4}")
    print(f"  4-tuple: (value=<above>, scheme={SCHEME}, convention={CONVENTION}, L_max={L_MAX})")
    print(f"  audit_sha256:   {audit_sha[:16]}... (script+canonical+pinmap)")
    print(f"  content_sha256: {content_sha[:16]}... (script only)")
    print(f"  elapsed: {time.time()-t0:.2f}s")

    extra_rows = [  # (local)
        f"# regulator_pin=a_2^{{zeta}} (Z_fold/a_2_FW_zeta; NO fresh Seeley-DeWitt eval) "
        f"# {GATE_ID} regulator companion",
        f"# CF-S105-RELAY-VR-CONSTRUCTION discharged: v(r)=v0*exp(-(r/r0)^2/2), "
        f"r_h={r_h_analytic:.4f}(Mach=1,single-crossover); S105_EMT_reproduced={s105_match} "
        f"# {GATE_ID} carry-forward-discharge companion",
        f"# EOS=Lobo-DE-condensate w_core={mr['w_core']} (NOT Mazur-Mottola de Sitter; "
        f"8% departure from w=-1, sub-gravastar-structure-landau.md) # {GATE_ID} EOS companion",
        f"# INFO natural-split (plan INFO_meaning): acoustic-horizon leg LANDS; "
        f"unpinned downstream legs route to Q3 wave-together {{v(r)-acoustic|nuclear-EOS-TOV|de-Sitter-core}}; "
        f"unpinned={unpinned_str} # {GATE_ID} natural-split companion",
    ]

    print_verdict_payload(
        verdict, value, audit_sha, content_sha,
        sign_verdict=sign_verdict, magnitude_verdict=magnitude_verdict,
        regime_verdict=regime_verdict, extra_rows=extra_rows,
    )
    return 0


if __name__ == "__main__":
    sys.exit(main())
